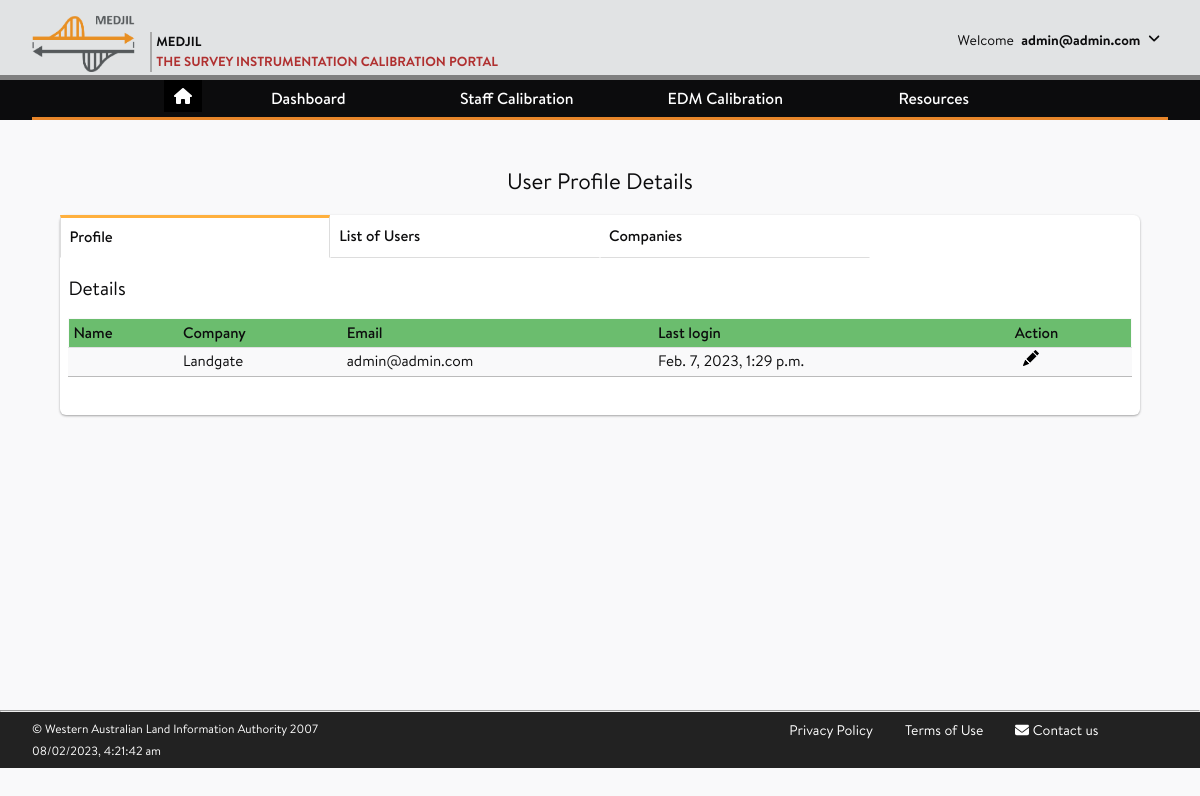
The page /accounts/user_account/?page=2 (signed in) on the database its author committed.
### accounts/models.py (models this page shows, shortened)
class CustomUser(AbstractUser):
    company = models.ForeignKey(
                                Company,
                                on_delete = models.SET_NULL,
                                blank = True,
                                null = True,
    )
    username = None
    email = LowerCaseEmailField(_('email address'),
                                max_length = 150,
                                unique=True,
                                error_messages = {
                                    'unique': _("The user with that email address already exists.")
                                })
    USERNAME_FIELD = 'email'
    REQUIRED_FIELDS = []
    objects = CustomUserManager()

class Company(models.Model):
    company_name = models.CharField(max_length=200, unique=True)
    company_abbrev = models.CharField(max_length=20)
    class Meta:
        ordering = ['company_name']
    def __str__(self):
        return self.company_name

### accounts/views.py (the view)
# urls.py: path('user_account/', views.user_account, name ='user_account'),
@login_required(login_url="/accounts/login")
def user_account(request):
    this_user = get_object_or_404(CustomUser, email=request.user.email)
    if request.user.is_staff:
        user_list = CustomUser.objects.all().exclude(is_staff=True).order_by('id')
    else:
        user_list = CustomUser.objects.filter(company=request.user.company).order_by('date_joined')
    user_page = Paginator(user_list, 25) # Show 25 list per page.
    user_page_number = request.GET.get('page')
    user_page_obj = user_page.get_page(user_page_number)
    company_list = Company.objects.exclude(company_abbrev__exact='OTH').order_by(Lower('company_name'))
    company_page = Paginator(company_list, 25) # Show 25 list per page.
    company_page_number = request.GET.get('page')
    company_page_obj = company_page.get_page(company_page_number)
    context = {
        'this_user': this_user,
        'user_page_obj': user_page_obj,
        'company_page_obj': company_page_obj,
    }
    return render(request, 'accounts/user_accounts.html', context)

### accounts/templates/accounts/user_accounts.html (shortened to what this page needs)
{% extends 'base_generic.html' %}
{% load static %}
{% block content %}
	<article class="post">
		<div class="post-header mt-12 mb-5 text-center">
        <h1>User Profile Details</h1>
		</div>
		<div class="post-content">
			<div class="tab-wrap">
				<label for="tab1">Profile</label>
				<label for="tab2">List of Users</label>
				{% if request.user.is_staff %}
					<label for="tab3">Companies</label>
				{% endif %}
				<section id="content1">
					<h3>Details</h3>
					<div class="form-container">
						<table style="width:100%">
							<tr>
						  	<th>Name</th>
						  	<th>Company</th>
						  	<th>Email</th>
						  	<th>Last login</th>
						  	<th>Action</th>
					  	</tr>
							<tr>
								<td>{{ this_user.first_name }} {{ this_user.last_name }}</td>
								<td>{{ this_user.company }}</td>
								<td>{{ this_user.email }}</td>
								<td>{{ this_user.last_login }}</td>
								<td>
									<div class="form-container reset-password-container">
									<a href="{% url 'accounts:user_profile' %}">
									</a>
									</div>
								</td>
							</tr>
						</table>
						<br>
					</div>
				</section>
			</div>
		</div>
	</article>
{% endblock %}

### templates/base_generic.html (shortened to what this page needs)
{% load static %}
<!DOCTYPE html>
<html lang="en">
<head>
    <link rel="stylesheet" href="https://cdnjs.cloudflare.com/ajax/libs/font-awesome/6.2.0/css/all.min.css" />
    <link rel="stylesheet" href="{% static 'main.css' %}">
    <link rel="stylesheet" href="{% static 'fonts/stylesheet.css' %}">
    <link rel="stylesheet" href="{% static 'style_ib.css' %}">
</head>
<body>
    <div class="page-wrap">
    <header class="page-header">
        <div class="wrapper">
            <div class="header-wrapper">
                <a class="header-logo" href="{% url 'home' %}">
                    <img src="{% static 'logo.png' %}" alt="Medjil">
                    <p>
                        <span>Medjil</span>
                        <span>The Survey Instrumentation Calibration Portal</span>
                    </p>
                </a>
                <div class="header-userinfo">
                        <div>
                            <span>Welcome</span>
                                {% if user.is_authenticated %}
                                    {% if not user.first_name %}
                                        <span><strong> {{ user.email }}</strong></span>
                                    {% else %}
                                        <span><strong>{{ user.first_name }}</strong></span>
                                    {% endif %}
                                {% endif %}
                                <span>
                                    <a href="#" id="header-toggle"><i class="fas fa-angle-down rotate" aria-hidden="true"></i></a>
                                </span>
                        </div>
                </div>
            </div>
        </div>
    </header>
    <nav class="page-nav">
        <div class="wrapper">
            <ul class="nav-links">
            		<li>
            				<ul>
            						<button class="btn_home"><a href="{% url 'home' %}"><i class="fa fa-home"></i></a></button>
            				</ul>
            		</li>
                <li class="nav-item has-subnav"><a tabindex="0">Dashboard</a>
                </li>
                <li class="nav-item has-subnav"><a tabindex="0">Staff Calibration</a>
                </li>
                <li class="nav-item has-subnav"><a tabindex="0">EDM Calibration </a>
                </li>
                <li class="nav-item has-subnav"><a tabindex="0">Resources</a>
                </li>
            </ul>
        </div>
    </nav>
    <main class="page-content">
        <div class="wrapper">
            {% block content %}
            {% endblock content %}
        </div>
    </main>
    <hr>
    <footer class="page-footer">
        <div class="wrapper">
            <div class="footer-row3">
                <div class="policy-col-1">
                    <a href="{% url 'terms' %}">Privacy Policy</a>
                    <a href="{% url 'terms' %}">Terms of Use</a>
                    <a href="mailto:geodesy@landgate.wa.gov.au"><i class="fas fa-envelope"></i> <span>Contact us</span></a>
                </div>
                <div class="policy-col-2">
                      <p>&#169; Western Australian Land Information Authority 2007</p>
                      <span id="current_time"></span>
                </div>
            </div>
        </div>
    </footer>
</body>
</html>

### assets/style_ib.css (style rules this page uses)
.btn_home { background-color: Black; border: none; color: White; cursor: pointer; }

### rows shown on the page
CustomUser: email "admin@admin.com", company "Landgate", last_login "Feb. 7, 2023, 1:29 p.m."
